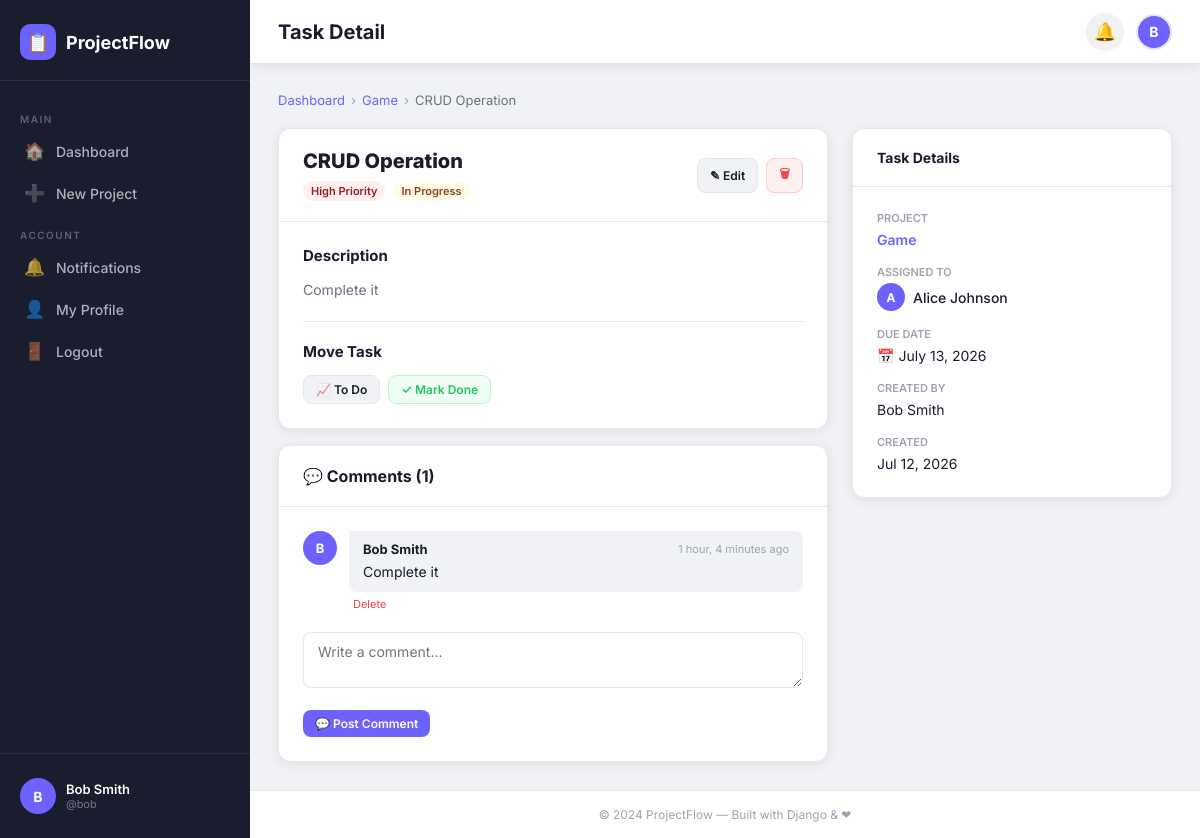
Screenshot of /tasks/8/ (signed in) with the database file from the repository.
### projects/models.py (models this page shows, shortened)
class Project(models.Model):
    name = models.CharField(max_length=200)
    description = models.TextField(blank=True)
    owner = models.ForeignKey(User, on_delete=models.CASCADE, related_name='owned_projects')
    created_at = models.DateTimeField(auto_now_add=True)
    updated_at = models.DateTimeField(auto_now=True)
    class Meta:
        ordering = ['-created_at']

### tasks/models.py (models this page shows, shortened)
class Task(models.Model):
    STATUS_CHOICES = [
        ('todo', 'To Do'),
        ('inprogress', 'In Progress'),
        ('done', 'Completed'),
    ]
    PRIORITY_CHOICES = [
        ('low', 'Low'),
        ('medium', 'Medium'),
        ('high', 'High'),
    ]
    project = models.ForeignKey(Project, on_delete=models.CASCADE, related_name='tasks')
    title = models.CharField(max_length=200)
    description = models.TextField(blank=True)
    due_date = models.DateField(null=True, blank=True)
    priority = models.CharField(max_length=10, choices=PRIORITY_CHOICES, default='medium')
    status = models.CharField(max_length=15, choices=STATUS_CHOICES, default='todo')
    assigned_to = models.ForeignKey(
        User, on_delete=models.SET_NULL,
        null=True, blank=True, related_name='assigned_tasks'
    )
    created_by = models.ForeignKey(
        User, on_delete=models.CASCADE, related_name='created_tasks'
    )
    created_at = models.DateTimeField(auto_now_add=True)
    updated_at = models.DateTimeField(auto_now=True)
    class Meta:
        ordering = ['-created_at']

class Comment(models.Model):
    task = models.ForeignKey(Task, on_delete=models.CASCADE, related_name='comments')
    author = models.ForeignKey(User, on_delete=models.CASCADE, related_name='comments')
    body = models.TextField()
    created_at = models.DateTimeField(auto_now_add=True)
    class Meta:
        ordering = ['created_at']

### tasks/views.py (the view, shortened to what this page needs)
# urls.py: path('tasks/<int:pk>/', views.task_detail, name='task_detail'),
@login_required
def task_detail(request, pk):
    task = get_object_or_404(Task, pk=pk)
    project = task.project
    if not can_access_project(request.user, project):
        messages.error(request, "You don't have access to this task.")
        return redirect('dashboard')
    comment_form = CommentForm()
    comments = task.comments.all()
    context = {
        'task': task,
        'project': project,
        'comments': comments,
        'comment_form': comment_form,
    }
    return render(request, 'tasks/task_detail.html', context)

### tasks/forms.py
class CommentForm(forms.ModelForm):
    class Meta:
        model = Comment
        fields = ['body']
        widgets = {
            'body': forms.Textarea(attrs={
                'class': 'form-input comment-input',
                'rows': 2,
                'placeholder': 'Write a comment...'
            })
        }
        labels = {
            'body': ''
        }

### projectmanager/context_processors.py (called while the page is built)
def unread_notifications(request):
    if request.user.is_authenticated:
        count = Notification.objects.filter(recipient=request.user, is_read=False).count()
        return {'unread_count': count}
    return {'unread_count': 0}

### tasks/views.py (called while the page is built)
def can_access_project(user, project):
    is_owner = project.owner == user
    is_member = ProjectMember.objects.filter(project=project, user=user).exists()
    return is_owner or is_member

### templates/tasks/task_detail.html (shortened to what this page needs)
{% extends 'base.html' %}
{% block page_title %}Task Detail{% endblock %}
{% block content %}
<div class="breadcrumb">
  <a href="{% url 'dashboard' %}">Dashboard</a>
  <span class="breadcrumb-sep">&#8250;</span>
  <a href="{% url 'project_detail' project.pk %}">{{ project.name }}</a>
  <span class="breadcrumb-sep">&#8250;</span>
  <span>{{ task.title }}</span>
</div>
<div class="task-detail-grid">
  <div>
    <div class="card mb-3">
      <div class="card-header">
        <div>
          <h2 style="font-size:20px;font-weight:800;">{{ task.title }}</h2>
          <div style="display:flex;gap:8px;margin-top:8px;flex-wrap:wrap;">
            <span class="badge badge-{{ task.priority }}">{{ task.get_priority_display }} Priority</span>
            <span class="badge badge-{{ task.status }}">{{ task.get_status_display }}</span>
          </div>
        </div>
        <div class="flex gap-2">
          <a href="{% url 'task_edit' task.pk %}" class="btn btn-secondary btn-sm">&#9998; Edit</a>
          <a href="{% url 'task_delete' task.pk %}" class="btn btn-danger btn-sm" data-confirm="Delete this task?">&#128465;</a>
        </div>
      </div>
      <div class="card-body">
        <h3 class="detail-section-title">Description</h3>
        <p style="font-size:14px;color:var(--text-secondary);line-height:1.6;">
          {{ task.description|default:"No description provided." }}
        </p>
        <hr class="divider">
        <h3 class="detail-section-title">Move Task</h3>
        <form method="POST" action="{% url 'task_update_status' task.pk %}" style="display:flex;gap:8px;flex-wrap:wrap;">
          {% if task.status != 'todo' %}
            <button name="status" value="todo" class="btn btn-secondary btn-sm">&#128200; To Do</button>
          {% endif %}
          {% if task.status != 'done' %}
            <button name="status" value="done" class="btn btn-success btn-sm">&#10003; Mark Done</button>
          {% endif %}
        </form>
      </div>
    </div>
    <div class="card">
      <div class="card-header">
        <h3 style="font-size:16px;font-weight:700;">&#128172; Comments ({{ comments.count }})</h3>
      </div>
      <div class="card-body">
        {% if comments %}
        <div class="comment-list">
          {% for comment in comments %}
          <div class="comment-item">
            <div class="comment-avatar">
              {% if comment.author.profile.avatar %}<img src="{{ comment.author.profile.avatar.url }}" alt="">
              {% else %}{{ comment.author.username|first|upper }}{% endif %}
            </div>
            <div style="flex:1;">
              <div class="comment-bubble">
                <div class="comment-header">
                  <span class="comment-author">{{ comment.author.get_full_name|default:comment.author.username }}</span>
                  <span class="comment-time">{{ comment.created_at|timesince }} ago</span>
                </div>
                <div class="comment-body">{{ comment.body }}</div>
              </div>
              {% if comment.author == request.user %}
              <a href="{% url 'delete_comment' comment.pk %}" style="font-size:11px;color:var(--priority-high);margin-left:4px;" data-confirm="Delete this comment?">Delete</a>
              {% endif %}
            </div>
          </div>
          {% endfor %}
        </div>
        {% else %}
        <p style="color:var(--text-secondary);font-size:14px;margin-bottom:16px;">No comments yet. Be the first!</p>
        {% endif %}
        <form method="POST">
          <div class="form-group">
            {{ comment_form.body }}
          </div>
          <button type="submit" class="btn btn-primary btn-sm">&#128172; Post Comment</button>
        </form>
      </div>
    </div>
  </div>
  <div>
    <div class="card">
      <div class="card-header">
        <h3 style="font-size:14px;font-weight:700;">Task Details</h3>
      </div>
      <div class="card-body" style="display:flex;flex-direction:column;gap:16px;">
        <div>
          <div style="font-size:11px;font-weight:600;text-transform:uppercase;color:var(--text-light);margin-bottom:4px;">Project</div>
          <a href="{% url 'project_detail' project.pk %}" style="color:var(--accent);font-weight:600;font-size:14px;">{{ project.name }}</a>
        </div>
        <div>
          <div style="font-size:11px;font-weight:600;text-transform:uppercase;color:var(--text-light);margin-bottom:4px;">Assigned To</div>
          {% if task.assigned_to %}
          <div style="display:flex;align-items:center;gap:8px;">
            <div class="user-avatar" style="width:28px;height:28px;font-size:12px;">
              {% if task.assigned_to.profile.avatar %}<img src="{{ task.assigned_to.profile.avatar.url }}" alt="">
              {% else %}{{ task.assigned_to.username|first|upper }}{% endif %}
            </div>
            <span style="font-size:14px;font-weight:500;">{{ task.assigned_to.get_full_name|default:task.assigned_to.username }}</span>
          </div>
          {% else %}
          <span style="font-size:14px;color:var(--text-light);">Unassigned</span>
          {% endif %}
        </div>
        <div>
          <div style="font-size:11px;font-weight:600;text-transform:uppercase;color:var(--text-light);margin-bottom:4px;">Due Date</div>
          <span style="font-size:14px;">{% if task.due_date %}&#128197; {{ task.due_date }}{% else %}No due date{% endif %}</span>
        </div>
        <div>
          <div style="font-size:11px;font-weight:600;text-transform:uppercase;color:var(--text-light);margin-bottom:4px;">Created By</div>
          <span style="font-size:14px;">{{ task.created_by.get_full_name|default:task.created_by.username }}</span>
        </div>
        <div>
          <div style="font-size:11px;font-weight:600;text-transform:uppercase;color:var(--text-light);margin-bottom:4px;">Created</div>
          <span style="font-size:14px;">{{ task.created_at|date:"M d, Y" }}</span>
        </div>
      </div>
    </div>
  </div>
</div>
{% endblock %}

### templates/base.html (shortened to what this page needs)
{% load static %}
<!DOCTYPE html>
<html lang="en">
<head>
  <link rel="stylesheet" href="{% static 'css/style.css' %}">
</head>
<body>
<div class="app-layout">
  <aside class="sidebar" id="sidebar">
    <div class="sidebar-brand">
      <a href="{% url 'dashboard' %}" class="brand-logo">
        <div class="brand-icon">&#128203;</div>
        <span class="brand-name">ProjectFlow</span>
      </a>
    </div>
    <nav class="sidebar-nav">
      <div class="nav-section-title">Main</div>
      <a href="{% url 'dashboard' %}" class="nav-link {% if request.resolver_match.url_name == 'dashboard' %}active{% endif %}">
        <span class="nav-icon">&#127968;</span> Dashboard
      </a>
      <a href="{% url 'project_create' %}" class="nav-link {% if request.resolver_match.url_name == 'project_create' %}active{% endif %}">
        <span class="nav-icon">&#10133;</span> New Project
      </a>
      <div class="nav-section-title">Account</div>
      <a href="{% url 'notifications' %}" class="nav-link {% if request.resolver_match.url_name == 'notifications' %}active{% endif %}">
        <span class="nav-icon">&#128276;</span> Notifications
      </a>
      <a href="{% url 'profile' %}" class="nav-link {% if request.resolver_match.url_name == 'profile' %}active{% endif %}">
        <span class="nav-icon">&#128100;</span> My Profile
      </a>
      <a href="{% url 'logout' %}" class="nav-link">
        <span class="nav-icon">&#128682;</span> Logout
      </a>
    </nav>
    <div class="sidebar-footer">
      <div class="user-info-sidebar">
        <div class="user-avatar">
          {% if request.user.profile.avatar %}
            <img src="{{ request.user.profile.avatar.url }}" alt="avatar">
          {% else %}
            {{ request.user.username|first|upper }}
          {% endif %}
        </div>
        <div class="user-meta">
          <div class="user-name">{{ request.user.get_full_name|default:request.user.username }}</div>
          <div class="user-role">@{{ request.user.username }}</div>
        </div>
      </div>
    </div>
  </aside>
  <div class="main-content">
    <header class="navbar">
      <div class="navbar-left">
        <span class="page-title">{% block page_title %}Dashboard{% endblock %}</span>
      </div>
      <div class="navbar-right">
        <a href="{% url 'notifications' %}" class="notif-btn">
          &#128276;
        </a>
        <a href="{% url 'profile' %}" class="user-avatar" style="border:2px solid var(--border);">
          {% if request.user.profile.avatar %}
            <img src="{{ request.user.profile.avatar.url }}" alt="avatar">
          {% else %}
            {{ request.user.username|first|upper }}
          {% endif %}
        </a>
      </div>
    </header>
    <main class="page-content fade-in">
      {% block content %}{% endblock %}
    </main>
    <footer class="footer">
      &copy; 2024 ProjectFlow &mdash; Built with Django &amp; &#10084;
    </footer>
  </div>
</div>
</body>
</html>

### rows the page displays
Project: name "Game"
Task: title "CRUD Operation", priority "High", status "In Progress", description "Complete it", count "1", assigned_to.username|first "A", assigned_to.get_full_name "Alice Johnson", due_date "July 13, 2026", created_by.get_full_name "Bob Smith", created_at "Jul 12, 2026"
Comment: author.username|first "B", author.get_full_name "Bob Smith", created_at "1 hour, 4 minutes", body "Complete it", shows "Delete"

### other values shown
{{ request.user.username|first|upper }} "B"
{{ request.user.get_full_name|default:request.user.username }} "Bob Smith"
{{ request.user.username }} "bob"
